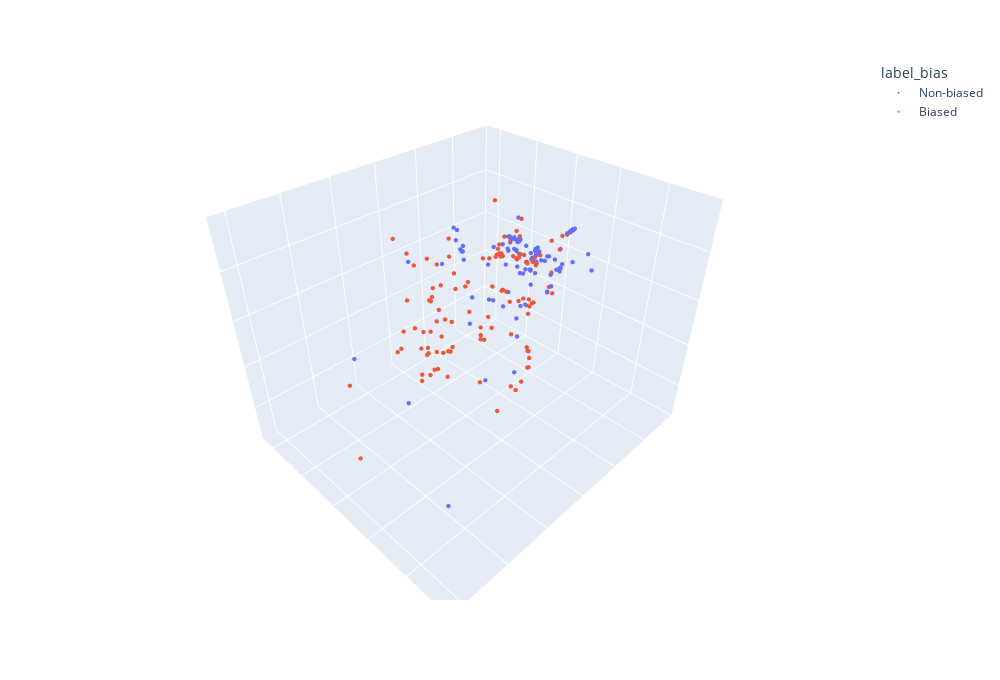

Source (notebook cell):
### Code cell
fig = px.scatter_3d(df[df['topic']=='taxes'], x='umap_3d_x', y='umap_3d_y', z='umap_3d_z', color='label_bias', width=1000, height=680)
fig.update_traces(marker_size=1.5)
fig.update_layout(
    scene=dict(
        xaxis=dict(showticklabels=False, title=''),
        yaxis=dict(showticklabels=False, title=''),
        zaxis=dict(showticklabels=False, title=''),
    )
)
